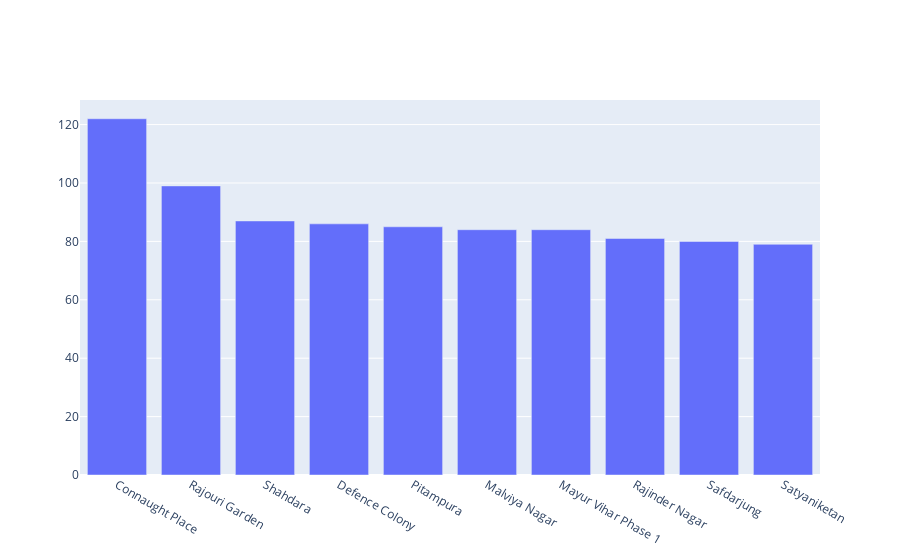

Notebook code cell kept with this figure:
### Markdown cell above
#### From which Locality maximum hotels are listed in Delhi Zomato

### Code cell
import plotly.graph_objects as go
Delhi = data[(data.City == 'New Delhi')]
fig = go.Figure(data=[go.Bar(
    x=Delhi.Locality.value_counts().head(10).index,
    y=Delhi.Locality.value_counts().head(10),
    
)])

fig.show()

### Figure 1 — Plotly figure (JSON) as saved in the notebook; plotly's stock layout.template omitted (floating-point values rounded to 4 significant figures)
{"data": [{"type": "bar", "x": ["Connaught Place", "Rajouri Garden", "Shahdara", "Defence Colony", "Pitampura", "Malviya Nagar", "Mayur Vihar Phase 1", "Rajinder Nagar", "Safdarjung", "Satyaniketan"], "y": [122, 99, 87, 86, 85, 84, 84, 81, 80, 79]}], "layout": {}}
